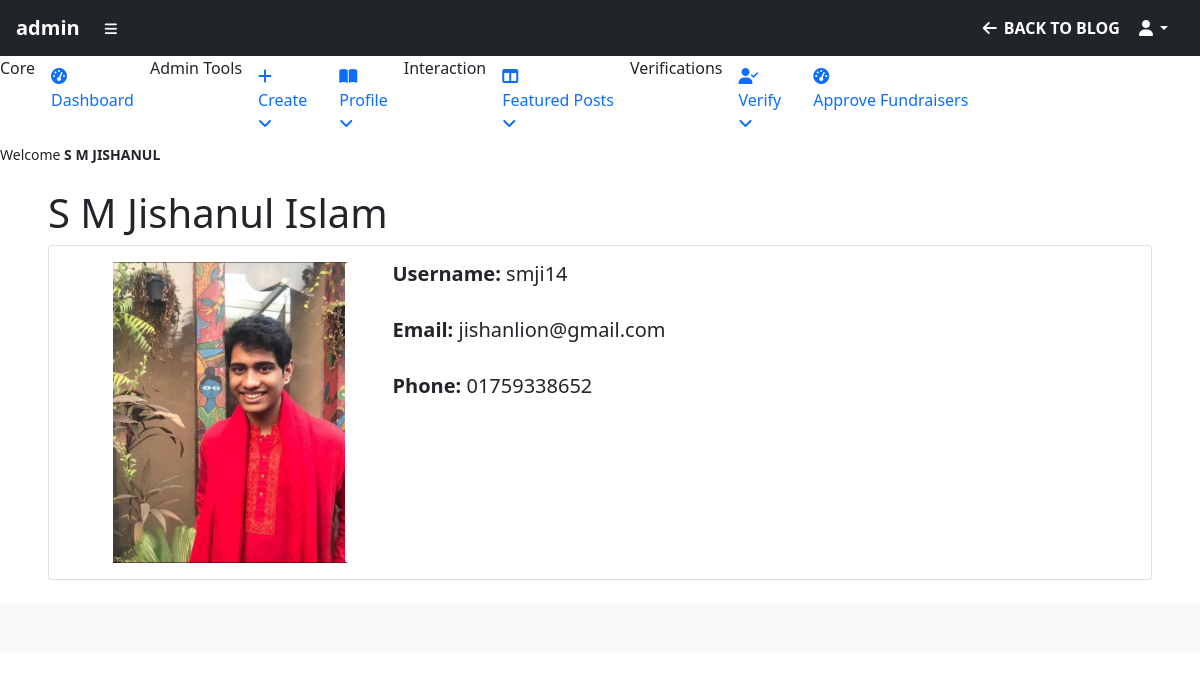
Screenshot of /admin (signed in) with the database file from the repository.
### tables this page shows
CREATE TABLE `user_type` (
  `type_id` int(11) NOT NULL,
  `role` varchar(255) NOT NULL DEFAULT 'user'
);

CREATE TABLE `users` (
  `id` int(11) NOT NULL,
  `first_name` varchar(255) NOT NULL,
  `last_name` varchar(255) NOT NULL,
  `username` varchar(255) NOT NULL,
  `password` varchar(255) NOT NULL,
  `email` varchar(255) NOT NULL,
  `phone` varchar(255) NOT NULL DEFAULT '12345678911',
  `role` int(11) DEFAULT 3,
  `verified` enum('T','F') DEFAULT 'F',
  `avatar` text,
  `area` varchar(255) NOT NULL,
  `city` varchar(255) NOT NULL,
  `state` varchar(255) NOT NULL,
  `speciality` varchar(255) DEFAULT NULL,
  `randSalt` varchar(255) DEFAULT '$2y$10$verycrazystring1234567'
);

### admin/includes/functions.php (called while the page is built, shortened)
<?php
function getRoleByID($id)
{
    global $connection;
    $query = "SELECT role FROM user_type WHERE type_id=$id";
    $res = mysqli_query($connection, $query) or die("Failed" . mysqli_error($connection));
    if ($res) {
        return mysqli_fetch_assoc($res)["role"];
    }
}
function getUserDetailsByID($id)
{
    global $connection;
    $query = "SELECT * FROM users WHERE id=$id";
    $res = mysqli_query($connection, $query) or die("Failed " . mysqli_error($connection));
    if ($res) {
        return mysqli_fetch_assoc($res);
    }
}

### admin/includes/components/profile_pages/view_user.php (the view)
<?php
$row = getUserDetailsByID($_SESSION["id"]);
?>
<main>
    <div class="container-fluid px-4">
        <h1 class="mt-4"><?= $row["first_name"] . " " . $row["last_name"] ?></h1>
        <div class="card mb-4">
            <div class="card-body">
                <div class="row gx-lg-5">
                    <div class="col-lg-3">
                        <div class="card border-0 h-100">
                            <div class="container px-lg-5">
                                <img src="../images/avatars/<?php echo $row['avatar'] ?>?1234324" width="300px" alt="">
                            </div>
                        </div>
                    </div>
                    <div class="col-lg-6">
                        <div class="card border-0 h-100">
                            <div class="container px-lg-12">
                                <h5> <strong>Username:</strong> <?php echo $row["username"] ?></h5>
                                <br>
                                <h5> <strong>Email:</strong> <?php echo $row["email"] ?></h5>
                                <br>
                                <h5> <strong>Phone:</strong> <?php echo $row["phone"] ?></h5>
                            </div>
                        </div>
                    </div>
                </div>
            </div>
        </div>
    </div>
    </div>
</main>

### admin/includes/components/navbar.php (shortened to what this page needs)
<?php
if ($_SESSION["role"] == 2) {
    echo "<nav class='sb-topnav navbar navbar-expand' style='background-color: #dd4f5d; color: white;'>";
} else if ($_SESSION["role"] == 3) {
    echo "<nav class='sb-topnav navbar navbar-expand' style='background-color: #2c447e'>";
} else {
    echo "<nav class='sb-topnav navbar navbar-expand navbar-dark bg-dark'";
}
?>
<a class="navbar-brand ps-3" href="index.php" style="color: white;"> <strong> <?php echo getRoleByID($_SESSION["role"]) ?> </strong> </a>
<button class="btn btn-link btn-sm order-1 order-lg-0 me-4 me-lg-0" id="sidebarToggle" style="color: white;" href="#!"><i class="fas fa-bars"></i></button>
<ul class="navbar-nav ms-auto ms-md-0 me-3 me-lg-4">
    <li class="nav-item">
        <a class="nav-link" href="../index.php" style="color: white;"><i class="fas fa-arrow-left fa-fw"></i> <strong>BACK TO BLOG</strong></a>
    </li>
    <li class="nav-item dropdown">
        <a class="nav-link dropdown-toggle" id="navbarDropdown" href="#" role="button" style="color: white;" data-bs-toggle="dropdown" aria-expanded="false"><i class="fas fa-user fa-fw"></i></a>
    </li>
</ul>
</nav>

### rows the page displays
user_type: role "admin"
users: first_name "S M Jishanul", last_name "Islam", avatar (picture), username "smji14", email "jishanlion@gmail.com", phone "01759338652"

### other values shown
$_SESSION["first_name"] "S M JISHANUL"
